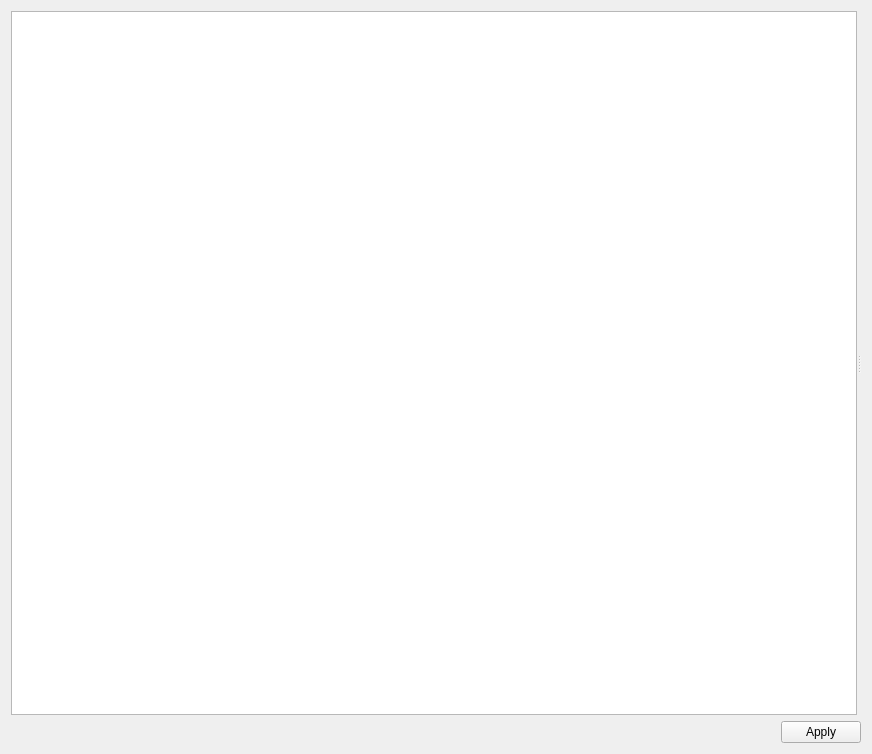
<?xml version="1.0" encoding="UTF-8"?>
<ui version="4.0">
 <class>SettingsWidget</class>
 <widget class="QWidget" name="SettingsWidget">
  <property name="geometry">
   <rect>
    <x>0</x>
    <y>0</y>
    <width>872</width>
    <height>754</height>
   </rect>
  </property>
  <property name="windowTitle">
   <string>Form</string>
  </property>
  <property name="locale">
   <locale language="English" country="UnitedStates"/>
  </property>
  <layout class="QVBoxLayout" name="verticalLayout" stretch="1,0">
   <item>
    <layout class="QHBoxLayout" name="horizontalLayout_2">
     <item>
      <widget class="QSplitter" name="splitter">
       <property name="orientation">
        <enum>Qt::Orientation::Horizontal</enum>
       </property>
       <widget class="QListView" name="listView">
        <property name="editTriggers">
         <set>QAbstractItemView::EditTrigger::NoEditTriggers</set>
        </property>
       </widget>
       <widget class="QStackedWidget" name="stackedWidget">
        <widget class="QWidget" name="generalPage"/>
        <widget class="QWidget" name="appearancePage"/>
        <widget class="QWidget" name="spellcheckingPage"/>
       </widget>
      </widget>
     </item>
    </layout>
   </item>
   <item>
    <layout class="QHBoxLayout" name="horizontalLayout">
     <item>
      <spacer name="horizontalSpacer">
       <property name="orientation">
        <enum>Qt::Orientation::Horizontal</enum>
       </property>
       <property name="sizeHint" stdset="0">
        <size>
         <width>40</width>
         <height>20</height>
        </size>
       </property>
      </spacer>
     </item>
     <item>
      <widget class="QPushButton" name="applyButton">
       <property name="text">
        <string>Apply</string>
       </property>
      </widget>
     </item>
    </layout>
   </item>
  </layout>
 </widget>
 <resources/>
 <connections/>
</ui>
